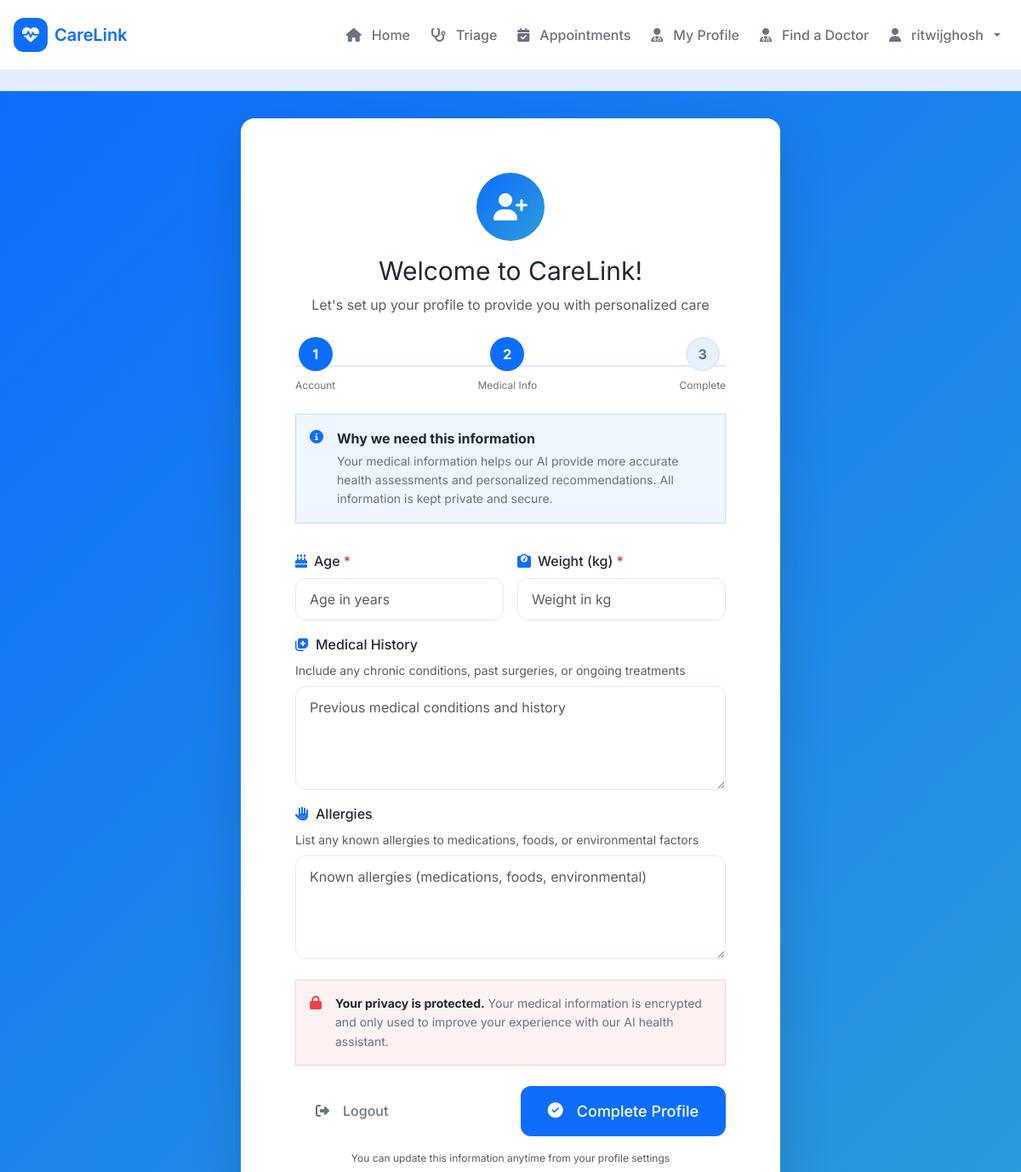
The app's page /profiles/onboarding/ (signed in, upper part), older data.
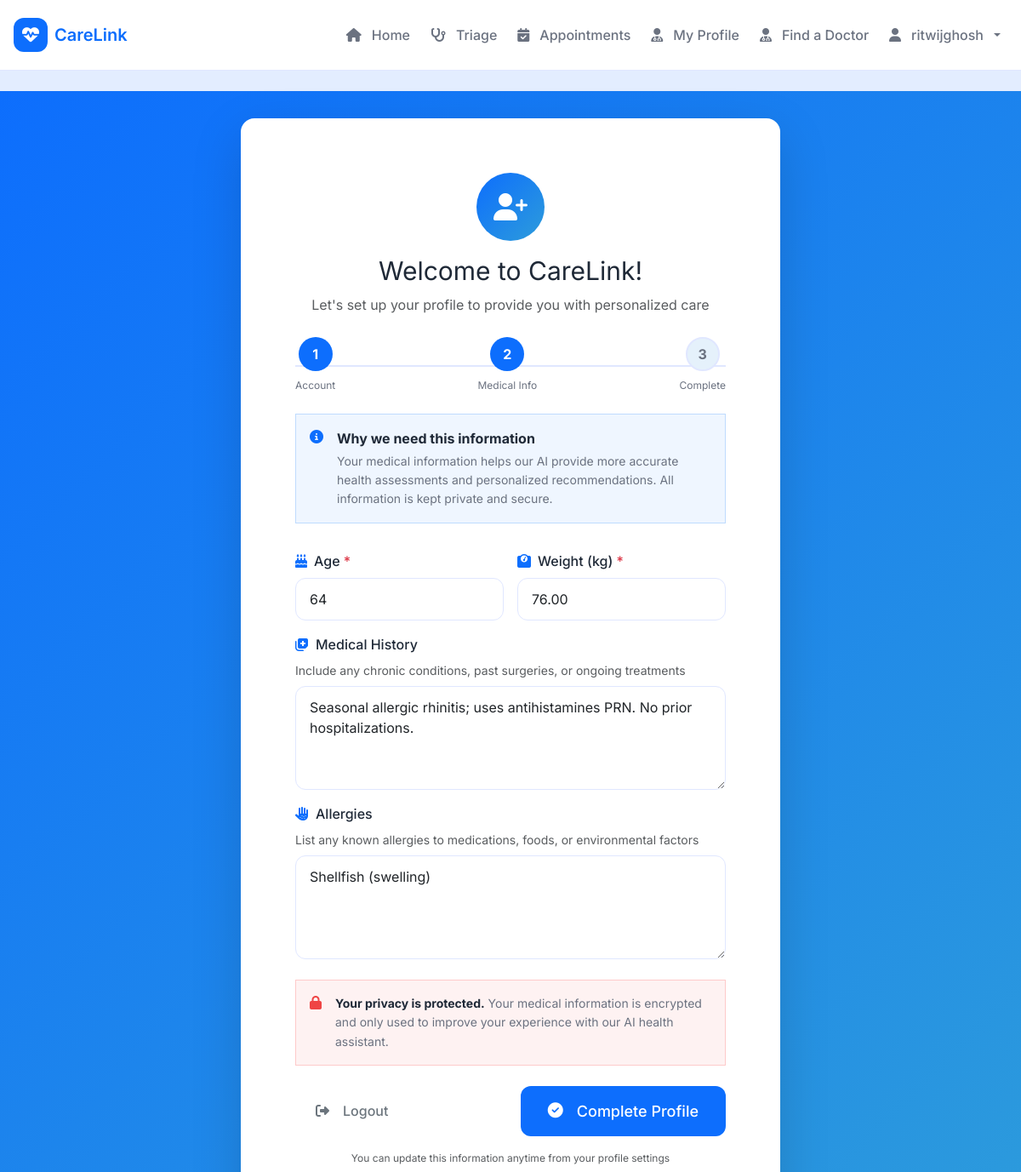
The same page, newer data.
### profiles/models.py (models this page shows, shortened)
class PatientProfile(models.Model):
    ROLE_CHOICES = [
        ('patient', 'Patient'),
        ('doctor', 'Doctor/Admin'),
    ]
    user = models.OneToOneField(User, on_delete=models.CASCADE, related_name='patient_profile')
    role = models.CharField(
        max_length=20,
        choices=ROLE_CHOICES,
        default='patient',
        help_text="User role: Patient or Doctor/Admin"
    )
    age = models.PositiveIntegerField(null=True, blank=True, help_text="Patient's age in years")
    weight = models.DecimalField(max_digits=5, decimal_places=2, null=True, blank=True, help_text="Weight in kg")
    medical_history = models.TextField(blank=True, help_text="Previous medical conditions and history")
    allergies = models.TextField(blank=True, help_text="Known allergies (medications, foods, environmental)")
    onboarding_completed = models.BooleanField(default=False, help_text="Whether user has completed onboarding")
    created_at = models.DateTimeField(auto_now_add=True)
    updated_at = models.DateTimeField(auto_now=True)
    class Meta:
        ordering = ['-created_at']
        verbose_name = 'Patient Profile'
        verbose_name_plural = 'Patient Profiles'

### profiles/views.py (the view)
# urls.py: path("onboarding/", views.onboarding, name="onboarding"),
@login_required
def onboarding(request):
    profile, created = PatientProfile.objects.get_or_create(user=request.user)
    if profile.onboarding_completed:
        return redirect('home:index')
    if request.method == 'POST':
        form = ProfileForm(request.POST, instance=profile)
        if form.is_valid():
            profile = form.save(commit=False)
            profile.onboarding_completed = True
            profile.save()
            messages.success(request, 'Welcome to CareLink! Your profile has been set up successfully.')
            return redirect('home:index')
    else:
        form = ProfileForm(instance=profile)
    return render(request, 'profiles/onboarding.html', {
        'form': form,
        'profile': profile
    })

### profiles/templates/profiles/onboarding.html (shortened to what this page needs)
{% extends 'base.html' %}
{% load static %}
{% block content %}
<div style="background: linear-gradient(135deg, var(--cl-blue) 0%, var(--cl-teal) 100%); min-height: 100vh; display: flex; align-items: center; justify-content: center; padding: 2rem;">
  <div class="container">
    <div class="row justify-content-center">
      <div class="col-lg-8 col-xl-7">
        <div class="card" style="border: none; border-radius: 16px; box-shadow: 0 20px 60px rgba(0,0,0,0.15);">
          <div class="card-body p-4 p-md-5">
            <div class="text-center mb-4">
              <div class="d-inline-flex align-items-center justify-content-center mb-3" style="width: 80px; height: 80px; border-radius: 50%; background: linear-gradient(135deg, var(--cl-blue), var(--cl-teal)); color: white;">
                <i class="fas fa-user-plus fa-2x"></i>
              </div>
              <h2 class="mb-2" style="color: var(--cl-text); font-weight: var(--cl-font-bold);">Welcome to CareLink!</h2>
              <p class="text-muted mb-0" style="font-size: var(--cl-base);">Let's set up your profile to provide you with personalized care</p>
            </div>
            <div class="mb-4">
              <div class="d-flex justify-content-between align-items-center" style="position: relative;">
                <div class="text-center" style="position: relative; z-index: 1;">
                  <div class="d-inline-flex align-items-center justify-content-center mb-2" style="width: 40px; height: 40px; border-radius: 50%; background: var(--cl-blue); color: white; font-weight: bold;">
                    1
                  </div>
                  <div style="font-size: var(--cl-xs); color: var(--cl-text-muted);">Account</div>
                </div>
                <div class="text-center" style="position: relative; z-index: 1;">
                  <div class="d-inline-flex align-items-center justify-content-center mb-2" style="width: 40px; height: 40px; border-radius: 50%; background: var(--cl-blue); color: white; font-weight: bold;">
                    2
                  </div>
                  <div style="font-size: var(--cl-xs); color: var(--cl-text-muted);">Medical Info</div>
                </div>
                <div class="text-center" style="position: relative; z-index: 1;">
                  <div class="d-inline-flex align-items-center justify-content-center mb-2" style="width: 40px; height: 40px; border-radius: 50%; background: var(--cl-muted-bg); color: var(--cl-text-muted); font-weight: bold; border: 2px solid var(--cl-border);">
                    3
                  </div>
                  <div style="font-size: var(--cl-xs); color: var(--cl-text-muted);">Complete</div>
                </div>
              </div>
            </div>
            <div class="alert" style="background: #eff6ff; border: 1px solid #bfdbfe; border-radius: var(--cl-radius-md); margin-bottom: 2rem;">
              <div class="d-flex gap-3">
                <i class="fas fa-info-circle" style="color: var(--cl-blue); margin-top: 0.125rem; flex-shrink: 0;"></i>
                <div>
                  <strong style="color: var(--cl-text);">Why we need this information</strong>
                  <p class="mb-0 mt-1" style="font-size: var(--cl-sm); color: var(--cl-text-muted);">
                    Your medical information helps our AI provide more accurate health assessments and personalized recommendations. All information is kept private and secure.
                  </p>
                </div>
              </div>
            </div>
            <form method="post">
              <div class="row g-3 mb-4">
                <div class="col-md-6">
                  <label for="{{ form.age.id_for_label }}" class="form-label" style="font-weight: var(--cl-font-medium); color: var(--cl-text);">
                    <i class="fas fa-birthday-cake me-2" style="color: var(--cl-blue);"></i>Age
                    <span class="text-danger">*</span>
                  </label>
                  {{ form.age }}
                </div>
                <div class="col-md-6">
                  <label for="{{ form.weight.id_for_label }}" class="form-label" style="font-weight: var(--cl-font-medium); color: var(--cl-text);">
                    <i class="fas fa-weight me-2" style="color: var(--cl-blue);"></i>Weight (kg)
                    <span class="text-danger">*</span>
                  </label>
                  {{ form.weight }}
                </div>
                <div class="col-12">
                  <label for="{{ form.medical_history.id_for_label }}" class="form-label" style="font-weight: var(--cl-font-medium); color: var(--cl-text);">
                    <i class="fas fa-notes-medical me-2" style="color: var(--cl-blue);"></i>Medical History
                  </label>
                  <small class="d-block text-muted mb-2" style="font-size: var(--cl-sm);">
                    Include any chronic conditions, past surgeries, or ongoing treatments
                  </small>
                  {{ form.medical_history }}
                </div>
                <div class="col-12">
                  <label for="{{ form.allergies.id_for_label }}" class="form-label" style="font-weight: var(--cl-font-medium); color: var(--cl-text);">
                    <i class="fas fa-allergies me-2" style="color: var(--cl-blue);"></i>Allergies
                  </label>
                  <small class="d-block text-muted mb-2" style="font-size: var(--cl-sm);">
                    List any known allergies to medications, foods, or environmental factors
                  </small>
                  {{ form.allergies }}
                </div>
              </div>
              <div class="alert" style="background: #fef2f2; border: 1px solid #fecaca; border-radius: var(--cl-radius-md); margin-bottom: 1.5rem;">
                <div class="d-flex gap-3">
                  <i class="fas fa-lock" style="color: var(--cl-red); margin-top: 0.125rem; flex-shrink: 0;"></i>
                  <p class="mb-0" style="font-size: var(--cl-sm); color: var(--cl-text-muted);">
                    <strong style="color: var(--cl-text);">Your privacy is protected.</strong> Your medical information is encrypted and only used to improve your experience with our AI health assistant.
                  </p>
                </div>
              </div>
              <div class="d-flex gap-3 justify-content-between align-items-center">
                <a href="{% url 'accounts:logout' %}" class="btn btn-outline-secondary">
                  <i class="fas fa-sign-out-alt me-2"></i>Logout
                </a>
                <button type="submit" class="btn btn-primary btn-lg" style="min-width: 180px;">
                  <i class="fas fa-check-circle me-2"></i>Complete Profile
                </button>
              </div>
              <p class="text-center text-muted mt-3 mb-0" style="font-size: var(--cl-xs);">
                You can update this information anytime from your profile settings
              </p>
            </form>
          </div>
        </div>
      </div>
    </div>
  </div>
</div>
{% endblock %}

### templates/base.html (shortened to what this page needs)
<!DOCTYPE html>
<html lang="en">
  {% load static %}
  <head>
    <link href="https://cdn.jsdelivr.net/npm/bootstrap@5.3.3/dist/css/bootstrap.min.css" rel="stylesheet">
    <link rel="stylesheet" href="https://cdnjs.cloudflare.com/ajax/libs/font-awesome/6.5.2/css/all.min.css" />
    <link rel="stylesheet" type="text/css" href="{% static 'css/tokens.css' %}">
    <link rel="stylesheet" type="text/css" href="{% static 'css/base.css' %}">
    <link rel="stylesheet" type="text/css" href="{% static 'css/components.css' %}">
    <link rel="stylesheet" type="text/css" href="{% static 'css/style.css' %}">
  </head>
  <body class="d-flex flex-column" style="background: var(--cl-bg); font-family: 'Inter', sans-serif;">
    <nav class="navbar navbar-expand-lg" style="background: white; border-bottom: 1px solid var(--cl-border);">
      <div class="container">
        <a class="navbar-brand d-flex align-items-center gap-2 text-decoration-none" href="{% url 'home:index' %}">
          <div class="navbar-brand-icon d-flex align-items-center justify-content-center" style="width: 2.5rem; height: 2.5rem; border-radius: var(--cl-radius); background: var(--cl-blue); color: white;">
            <i class="fas fa-heartbeat"></i>
          </div>
          <div>
            <h1 class="m-0" style="font-size: 1.25rem; font-weight: var(--cl-font-semibold); color: var(--cl-blue);">CareLink</h1>
          </div>
        </a>
        <div class="collapse navbar-collapse" id="carelinkNav">
          <ul class="navbar-nav ms-auto d-flex align-items-center gap-2 mb-0">
            <li class="nav-item">
              <a class="nav-link" href="{% url 'home:index' %}">
                <i class="fas fa-home me-1"></i>Home
              </a>
            </li>
            {% if user.is_authenticated %}
              {% if user.patient_profile.role == 'patient' %}
                <li class="nav-item">
                  <a class="nav-link" href="{% url 'triage:chat' %}">
                    <i class="fas fa-stethoscope me-1"></i>Triage
                  </a>
                </li>
                <li class="nav-item">
                  <a class="nav-link" href="{% url 'appointments:index' %}">
                    <i class="fas fa-calendar-check me-1"></i>Appointments
                  </a>
                </li>
                <li class="nav-item">
                  <a class="nav-link" href="{% url 'profiles:edit' %}">
                    <i class="fas fa-user-md me-1"></i>My Profile
                  </a>
                </li>
                <li class="nav-item">
                  <a class="nav-link" href="{% url 'doctors:find_doctor' %}">
                    <i class="fas fa-user-doctor me-1"></i>Find a Doctor
                  </a>
                </li>
              {% else %}
                <li class="nav-item">
                  <a class="nav-link" href="{% url 'profiles:edit' %}">
                    <i class="fas fa-user-md me-1"></i>My Profile
                  </a>
                </li>
              {% endif %}
              <li class="nav-item dropdown">
                <a class="nav-link dropdown-toggle" href="#" id="accountDropdown" role="button" data-bs-toggle="dropdown" aria-expanded="false">
                  <i class="fas fa-user me-1"></i>{{ user.username }}
                </a>
              </li>
            {% endif %}
          </ul>
        </div>
      </div>
    </nav>
    <main class="flex-grow-1">
      {% block content %}{% endblock content %}
    </main>
  </body>
</html>

Row changes from the older to the newer data that the page shows:
changed PatientProfile: age (not shown) → "64"; weight (not shown) → "76.00"; medical_history (not shown) → "Seasonal allergic rhinitis; uses antihistamines PRN. No prior hospitalizations."; allergies (not shown) → "Shellfish (swelling)"
